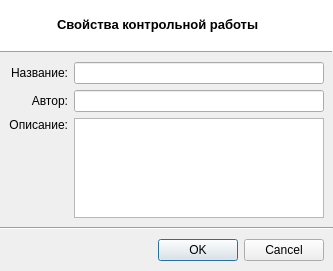
<?xml version="1.0" encoding="UTF-8"?>
<ui version="4.0">
 <class>dlgQuizProperties</class>
 <widget class="QDialog" name="dlgQuizProperties">
  <property name="geometry">
   <rect>
    <x>0</x>
    <y>0</y>
    <width>333</width>
    <height>270</height>
   </rect>
  </property>
  <property name="windowTitle">
   <string>Dialog</string>
  </property>
  <layout class="QVBoxLayout" name="verticalLayout">
   <property name="spacing">
    <number>0</number>
   </property>
   <property name="leftMargin">
    <number>0</number>
   </property>
   <property name="topMargin">
    <number>0</number>
   </property>
   <property name="rightMargin">
    <number>0</number>
   </property>
   <property name="bottomMargin">
    <number>1</number>
   </property>
   <item>
    <widget class="QFrame" name="frame_3">
     <property name="sizePolicy">
      <sizepolicy hsizetype="Preferred" vsizetype="Maximum">
       <horstretch>0</horstretch>
       <verstretch>0</verstretch>
      </sizepolicy>
     </property>
     <property name="styleSheet">
      <string notr="true">border: none;
background: white;</string>
     </property>
     <property name="frameShape">
      <enum>QFrame::StyledPanel</enum>
     </property>
     <property name="frameShadow">
      <enum>QFrame::Raised</enum>
     </property>
     <layout class="QHBoxLayout" name="horizontalLayout">
      <property name="spacing">
       <number>10</number>
      </property>
      <property name="leftMargin">
       <number>15</number>
      </property>
      <item>
       <widget class="QLabel" name="label">
        <property name="minimumSize">
         <size>
          <width>32</width>
          <height>32</height>
         </size>
        </property>
        <property name="maximumSize">
         <size>
          <width>32</width>
          <height>32</height>
         </size>
        </property>
        <property name="text">
         <string/>
        </property>
        <property name="pixmap">
         <pixmap resource="../r.qrc">:/images/apps/gthumb.png</pixmap>
        </property>
       </widget>
      </item>
      <item>
       <widget class="QLabel" name="label_2">
        <property name="text">
         <string>&lt;!DOCTYPE HTML PUBLIC &quot;-//W3C//DTD HTML 4.0//EN&quot; &quot;http://www.w3.org/TR/REC-html40/strict.dtd&quot;&gt;
&lt;html&gt;&lt;head&gt;&lt;meta name=&quot;qrichtext&quot; content=&quot;1&quot; /&gt;&lt;style type=&quot;text/css&quot;&gt;
p, li { white-space: pre-wrap; }
&lt;/style&gt;&lt;/head&gt;&lt;body style=&quot; font-family:'MS Shell Dlg 2'; font-size:8.25pt; font-weight:400; font-style:normal;&quot;&gt;
&lt;p style=&quot; margin-top:0px; margin-bottom:0px; margin-left:0px; margin-right:0px; -qt-block-indent:0; text-indent:0px;&quot;&gt;&lt;span style=&quot; font-size:10pt; font-weight:600;&quot;&gt;Свойства контрольной работы&lt;/span&gt;&lt;/p&gt;&lt;/body&gt;&lt;/html&gt;</string>
        </property>
       </widget>
      </item>
     </layout>
    </widget>
   </item>
   <item>
    <widget class="Line" name="line_2">
     <property name="frameShadow">
      <enum>QFrame::Raised</enum>
     </property>
     <property name="orientation">
      <enum>Qt::Horizontal</enum>
     </property>
    </widget>
   </item>
   <item>
    <widget class="QFrame" name="frame_2">
     <property name="sizePolicy">
      <sizepolicy hsizetype="Preferred" vsizetype="MinimumExpanding">
       <horstretch>0</horstretch>
       <verstretch>0</verstretch>
      </sizepolicy>
     </property>
     <property name="frameShadow">
      <enum>QFrame::Raised</enum>
     </property>
     <layout class="QGridLayout" name="gridLayout">
      <item row="0" column="0">
       <widget class="QLabel" name="label_3">
        <property name="text">
         <string>Название:</string>
        </property>
        <property name="alignment">
         <set>Qt::AlignRight|Qt::AlignTrailing|Qt::AlignVCenter</set>
        </property>
       </widget>
      </item>
      <item row="0" column="1">
       <widget class="QLineEdit" name="linTitle"/>
      </item>
      <item row="1" column="0">
       <widget class="QLabel" name="label_4">
        <property name="text">
         <string>Автор:</string>
        </property>
        <property name="alignment">
         <set>Qt::AlignRight|Qt::AlignTrailing|Qt::AlignVCenter</set>
        </property>
       </widget>
      </item>
      <item row="1" column="1">
       <widget class="QLineEdit" name="linAuthor"/>
      </item>
      <item row="2" column="0">
       <widget class="QLabel" name="label_5">
        <property name="sizePolicy">
         <sizepolicy hsizetype="Preferred" vsizetype="Preferred">
          <horstretch>0</horstretch>
          <verstretch>0</verstretch>
         </sizepolicy>
        </property>
        <property name="text">
         <string>Описание:</string>
        </property>
        <property name="alignment">
         <set>Qt::AlignRight|Qt::AlignTop|Qt::AlignTrailing</set>
        </property>
       </widget>
      </item>
      <item row="2" column="1">
       <widget class="QPlainTextEdit" name="ptxDescription">
        <property name="sizePolicy">
         <sizepolicy hsizetype="Expanding" vsizetype="Preferred">
          <horstretch>0</horstretch>
          <verstretch>0</verstretch>
         </sizepolicy>
        </property>
        <property name="minimumSize">
         <size>
          <width>0</width>
          <height>0</height>
         </size>
        </property>
        <property name="maximumSize">
         <size>
          <width>16777215</width>
          <height>100</height>
         </size>
        </property>
       </widget>
      </item>
     </layout>
    </widget>
   </item>
   <item>
    <widget class="Line" name="line">
     <property name="frameShadow">
      <enum>QFrame::Sunken</enum>
     </property>
     <property name="orientation">
      <enum>Qt::Horizontal</enum>
     </property>
    </widget>
   </item>
   <item>
    <widget class="QFrame" name="frame_4">
     <property name="sizePolicy">
      <sizepolicy hsizetype="Preferred" vsizetype="Maximum">
       <horstretch>0</horstretch>
       <verstretch>0</verstretch>
      </sizepolicy>
     </property>
     <property name="frameShadow">
      <enum>QFrame::Raised</enum>
     </property>
     <layout class="QHBoxLayout" name="horizontalLayout_3">
      <item>
       <widget class="QDialogButtonBox" name="btnbox">
        <property name="standardButtons">
         <set>QDialogButtonBox::Cancel|QDialogButtonBox::Ok</set>
        </property>
       </widget>
      </item>
     </layout>
    </widget>
   </item>
  </layout>
 </widget>
 <resources>
  <include location="../r.qrc"/>
 </resources>
 <connections/>
</ui>
